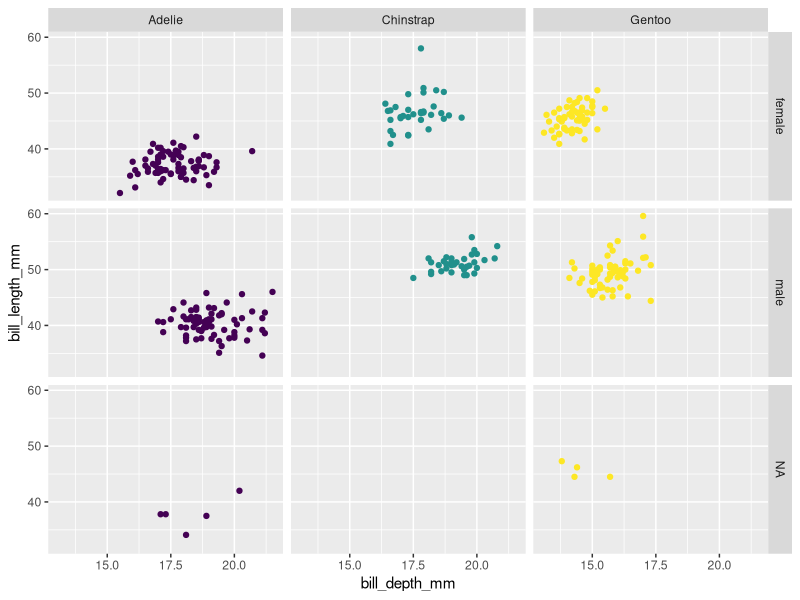

Source code (R):
### This is my third script and I am learning how to ggplot
### Created by: Nicole Ayala
### Created on: 2023-02-07 
#####################################################################
### Load libraries #######
library(tidyverse)
library(palmerpenguins)
### time to use ggplot ###### dont forget about commas as they show that there are multiple arguments
glimpse(penguins)
ggplot(data=penguins, # bringing in data  
            aes(x = bill_depth_mm,
                y = bill_length_mm,
                color = species,
                )) +
  geom_point()+
  scale_color_viridis_d()+
  facet_grid(sex~species)+# species is rows and sex is columns  
  guides(color = FALSE) #removes the color legend to not be redundant
  ### this creates a wrap and ncol makes it stack upon itself into 2 columns ;use  facet_wrap (~ species, ncol=2)
  
